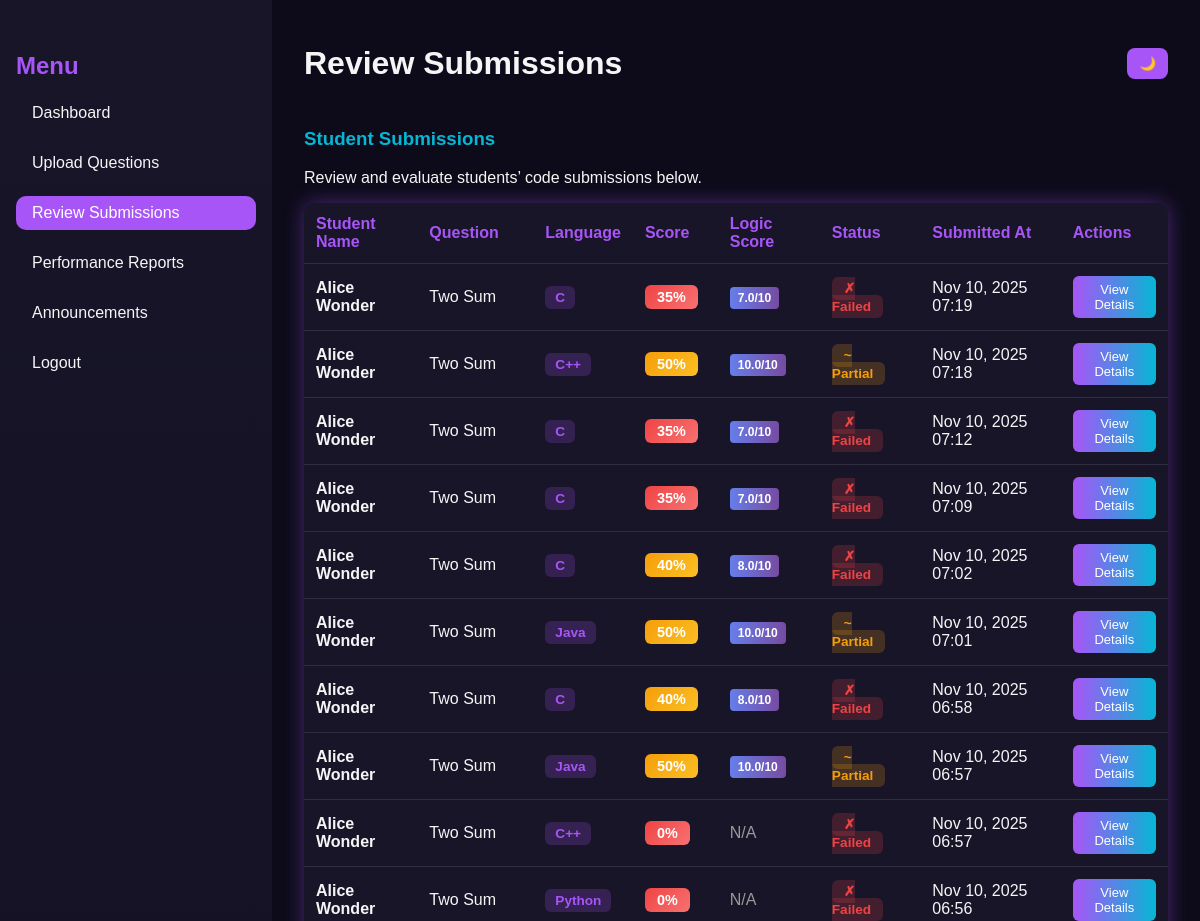
Before: /faculty/review-submissions/ (signed in, upper part) with the older database file.
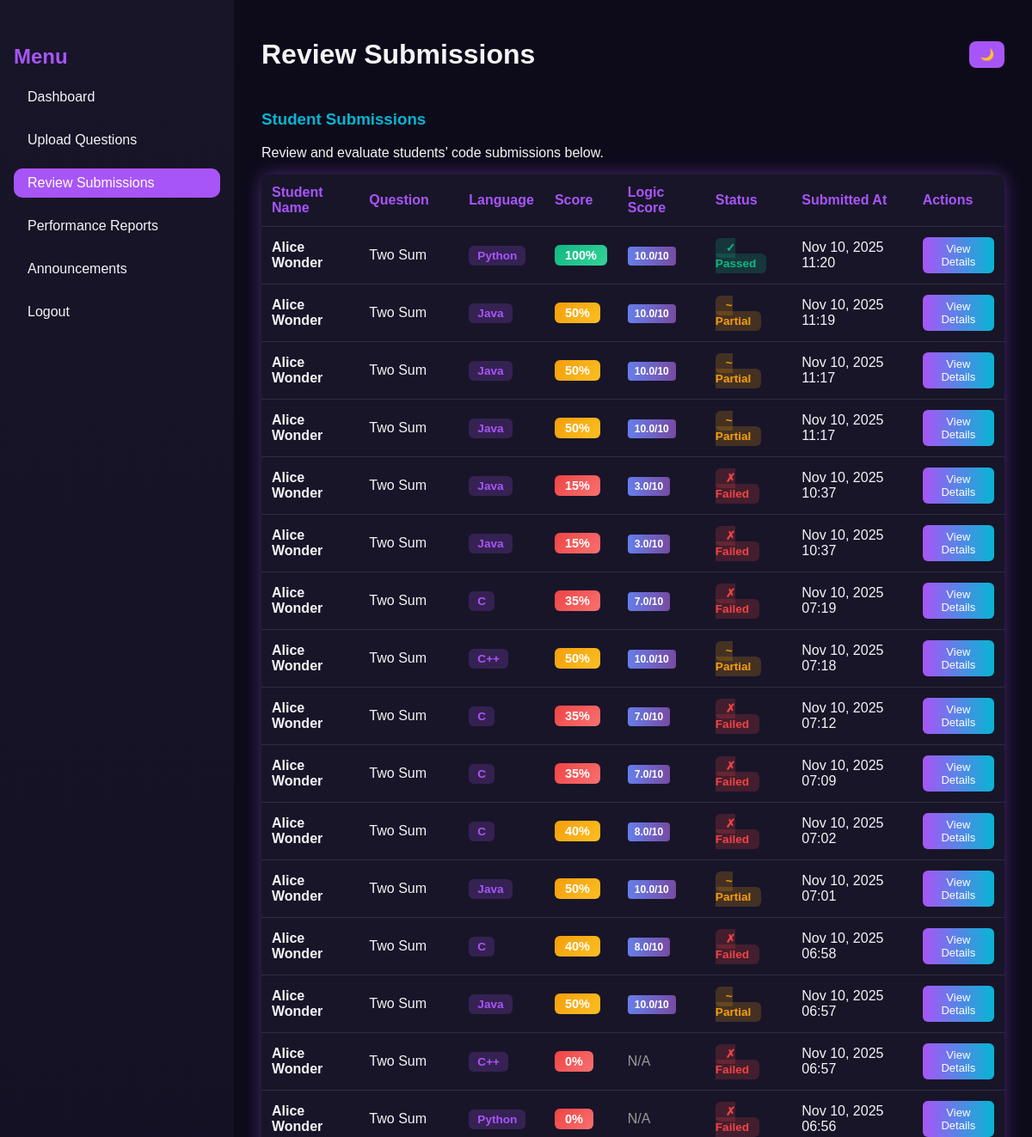
After: the same page with the newer database file.
### core/models.py (models this page shows, shortened)
class Submission(models.Model):
    student = models.ForeignKey(Student, on_delete=models.CASCADE)
    question = models.ForeignKey(Question, on_delete=models.CASCADE)
    code = models.TextField()
    language = models.CharField(max_length=20)
    result = models.JSONField(null=True, blank=True)  # store output, correctness, AI feedback
    score = models.FloatField(default=0)
    submitted_at = models.DateTimeField(auto_now_add=True)

class Student(models.Model):
    user = models.OneToOneField(User, on_delete=models.CASCADE)
    faculty = models.ForeignKey(Faculty, on_delete=models.SET_NULL, null=True, blank=True)
    group = models.ForeignKey(Group, on_delete=models.SET_NULL, null=True, blank=True, related_name='students')

class Question(models.Model):
    faculty = models.ForeignKey(Faculty, on_delete=models.CASCADE, related_name='questions')
    title = models.CharField(max_length=255)
    description = models.TextField()
    difficulty = models.CharField(
        max_length=20,
        choices=[('Easy', 'Easy'), ('Medium', 'Medium'), ('Hard', 'Hard')],
        default='Easy'
    )
    marks = models.IntegerField(default=0)
    created_at = models.DateTimeField(auto_now_add=True)
    example_input = models.TextField(blank=True)
    example_output = models.TextField(blank=True)
    constraints = models.TextField(blank=True)

### core/views.py (the view)
# urls.py: path('faculty/review-submissions/', views.review_submissions, name='review_submissions'),
@login_required
def review_submissions(request):
    submissions = Submission.objects.filter(
        question__faculty=request.user.faculty
    ).select_related('student', 'question').order_by('-submitted_at')
    return render(request, 'core/review_submissions.html', {'submissions': submissions})

### core/templates/core/review_submissions.html (shortened to what this page needs)
{% load static %}
<!DOCTYPE html>
<html lang="en">
<head>
  <link rel="stylesheet" href="{% static 'dynamic/CSS/faculty_dashboard.css' %}" />
</head>
<body>
  <div class="dashboard">
    <aside class="sidebar">
      <h2 class="menu-title">Menu</h2>
      <ul>
        <li><a href="{% url 'faculty_dashboard' %}">Dashboard</a></li>
        <li><a href="{% url 'upload_question' %}">Upload Questions</a></li>
        <li><a href="{% url 'review_submissions' %}" class="active">Review Submissions</a></li>
        <li><a href="{% url 'performance_reports' %}">Performance Reports</a></li>
        <li><a href="{% url 'faculty_announcements' %}">Announcements</a></li>
        <li><a href="{% url 'logout' %}">Logout</a></li>
      </ul>
    </aside>
    <main class="main-content">
      <header class="topbar">
        <h1>Review Submissions</h1>
        <div class="theme-toggle">
          <button id="themeToggle">🌙</button>
        </div>
      </header>
      <section class="overview">
        <h3>Student Submissions</h3>
        <p>Review and evaluate students’ code submissions below.</p>
        <table class="styled-table">
          <thead>
            <tr>
              <th>Student Name</th>
              <th>Question</th>
              <th>Language</th>
              <th>Score</th>
              <th>Logic Score</th>
              <th>Status</th>
              <th>Submitted At</th>
              <th>Actions</th>
            </tr>
          </thead>
          <tbody>
            {% for submission in submissions %}
              <tr>
                <td><strong>{{ submission.student.user.get_full_name|default:submission.student.user.username }}</strong></td>
                <td>{{ submission.question.title }}</td>
                <td><span class="lang-badge">{{ submission.language }}</span></td>
                <td>
                  <span class="score-badge {% if submission.score >= 70 %}score-high{% elif submission.score >= 40 %}score-medium{% else %}score-low{% endif %}">
                    {{ submission.score|floatformat:0 }}%
                  </span>
                </td>
                <td>
                  {% if submission.result.logic_score is not None %}
                    <span class="logic-score">{{ submission.result.logic_score }}/10</span>
                  {% else %}
                    <span style="color: #999;">N/A</span>
                  {% endif %}
                </td>
                <td>
                  {% if submission.score == 100 %}
                    <span class="status-badge status-passed">✓ Passed</span>
                  {% elif submission.score >= 50 %}
                    <span class="status-badge status-partial">~ Partial</span>
                  {% else %}
                    <span class="status-badge status-failed">✗ Failed</span>
                  {% endif %}
                </td>
                <td>{{ submission.submitted_at|date:"M d, Y H:i" }}</td>
                <td>
                  <button class="view-details-btn" onclick="toggleDetails({{ submission.id }})">View Details</button>
                </td>
              </tr>
            {% empty %}
              <tr>
                <td colspan="8" style="text-align: center; padding: 40px; color: #999; font-style: italic;">No submissions yet. Students haven't submitted any code.</td>
              </tr>
            {% endfor %}
          </tbody>
        </table>
      </section>
    </main>
  </div>
</body>
</html>

### core/static/dynamic/CSS/faculty_dashboard.css (style rules this page uses)
:root { --bg-dark: #0d0b1a; --bg-light: #f4f4f8; --text-dark: #f5f5f5; --text-light: #222; --accent1: #a855f7; --accent2: #06b6d4; --card-dark: #181529; --card-light: #ffffff; --shadow-glow: 0 0 20px rgba(168, 85, 247, 0.4); }
body { font-family: "Poppins", sans-serif; margin: 0; background-color: var(--bg-dark); color: var(--text-dark); transition: background 0.4s, color 0.4s; }
.dashboard { display: flex; height: 100vh; }
.sidebar { width: 240px; background: linear-gradient(180deg, #181529, #0d0b1a); padding: 2rem 1rem; box-shadow: var(--shadow-glow); }
.sidebar .menu-title { color: var(--accent1); font-weight: 700; font-size: 1.5rem; margin-bottom: 1rem; }
.sidebar ul { list-style: none; padding: 0; }
.sidebar ul li { margin: 1rem 0; }
.sidebar ul li a { color: var(--text-dark); text-decoration: none; font-size: 1rem; display: block; padding: 0.5rem 1rem; border-radius: 10px; transition: background 0.3s; }
.sidebar ul li a:hover, .sidebar ul li a.active { background: var(--accent1); color: #fff; }
.main-content { flex: 1; background: var(--bg-dark); color: var(--text-dark); padding: 1.5rem 2rem; overflow-y: auto; transition: background 0.4s, color 0.4s; }
.topbar { display: flex; justify-content: space-between; align-items: center; }
.theme-toggle button { background: var(--accent1); border: none; padding: 8px 12px; border-radius: 8px; color: white; cursor: pointer; transition: 0.3s; }
.overview h3 { color: var(--accent2); margin-top: 1.5rem; }
.upload-form, .overview table { background: var(--card-dark); padding: 1rem; border-radius: 10px; box-shadow: var(--shadow-glow); margin-top: 1rem; }
.styled-table { width: 100%; border-collapse: collapse; }
.styled-table th, .styled-table td { border-bottom: 1px solid rgba(255, 255, 255, 0.1); padding: 12px; text-align: left; }
.styled-table th { color: var(--accent1); }
.lang-badge { padding: 4px 10px; border-radius: 6px; background: rgba(168, 85, 247, 0.2); color: var(--accent1); font-size: 0.85rem; font-weight: 600; }
.score-badge { padding: 4px 12px; border-radius: 6px; font-weight: 700; font-size: 0.9rem; }
.score-high { background: linear-gradient(135deg, #10b981, #34d399); color: white; }
.score-medium { background: linear-gradient(135deg, #f59e0b, #fbbf24); color: white; }
.score-low { background: linear-gradient(135deg, #ef4444, #f87171); color: white; }
.status-badge { padding: 4px 12px; border-radius: 6px; font-size: 0.85rem; font-weight: 600; }
.status-passed { background: rgba(16, 185, 129, 0.2); color: #10b981; }
.status-partial { background: rgba(245, 158, 11, 0.2); color: #f59e0b; }
.status-failed { background: rgba(239, 68, 68, 0.2); color: #ef4444; }

### core/templates/core/review_submissions.html (style rules this page uses)
.view-details-btn { background: linear-gradient(90deg, #a855f7, #06b6d4); color: white; border: none; padding: 6px 12px; border-radius: 6px; cursor: pointer; font-size: 13px; transition: transform 0.2s; }
.logic-score { background: linear-gradient(90deg, #667eea, #764ba2); color: white; padding: 4px 8px; border-radius: 4px; font-size: 12px; font-weight: 600; }

Changed rows visible on the page:
added Submission: student.user.get_full_name "Alice Wonder", question "Two Sum", language "Python", score "100", result.logic_score "10.0", shows "✓ Passed", submitted_at "Nov 10, 2025 11:20"
added Submission: student.user.get_full_name "Alice Wonder", question "Two Sum", language "Java", score "50", result.logic_score "10.0", shows "~ Partial", submitted_at "Nov 10, 2025 11:19"
added Submission: student.user.get_full_name "Alice Wonder", question "Two Sum", language "Java", score "50", result.logic_score "10.0", shows "~ Partial", submitted_at "Nov 10, 2025 11:17"
added Submission: student.user.get_full_name "Alice Wonder", question "Two Sum", language "Java", score "50", result.logic_score "10.0", shows "~ Partial", submitted_at "Nov 10, 2025 11:17"
added Submission: student.user.get_full_name "Alice Wonder", question "Two Sum", language "Java", score "15", result.logic_score "3.0", shows "✗ Failed", submitted_at "Nov 10, 2025 10:37"
added Submission: student.user.get_full_name "Alice Wonder", question "Two Sum", language "Java", score "15", result.logic_score "3.0", shows "✗ Failed", submitted_at "Nov 10, 2025 10:37"
